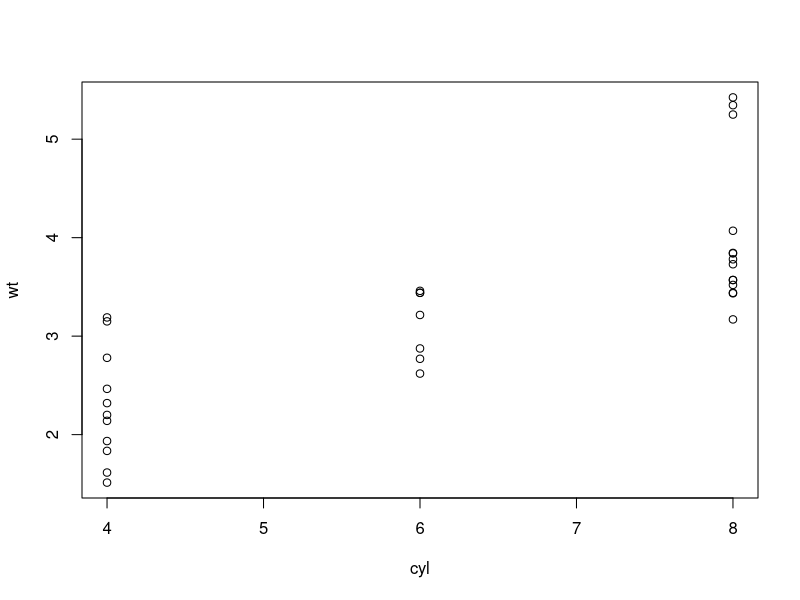
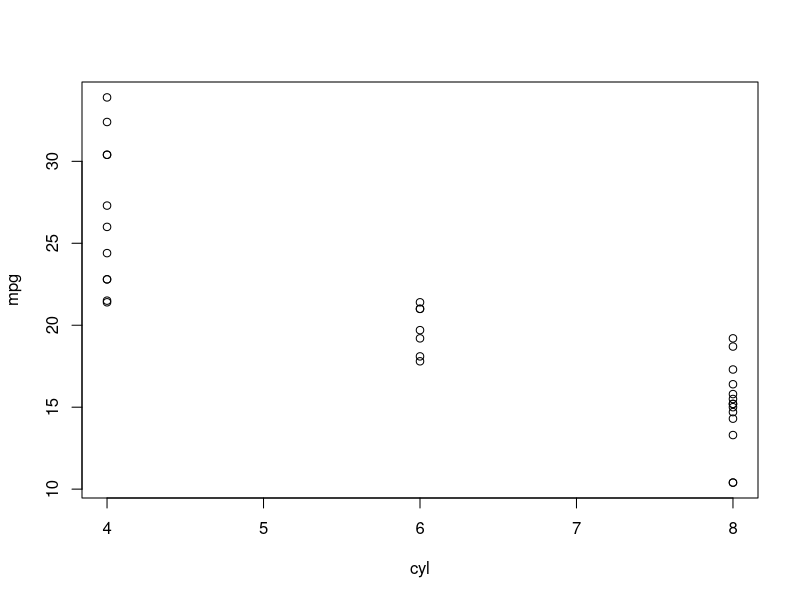
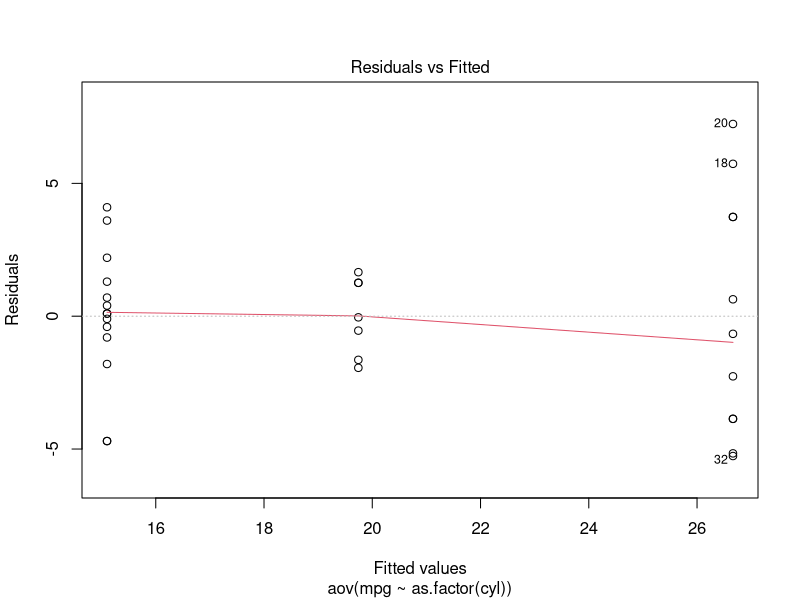
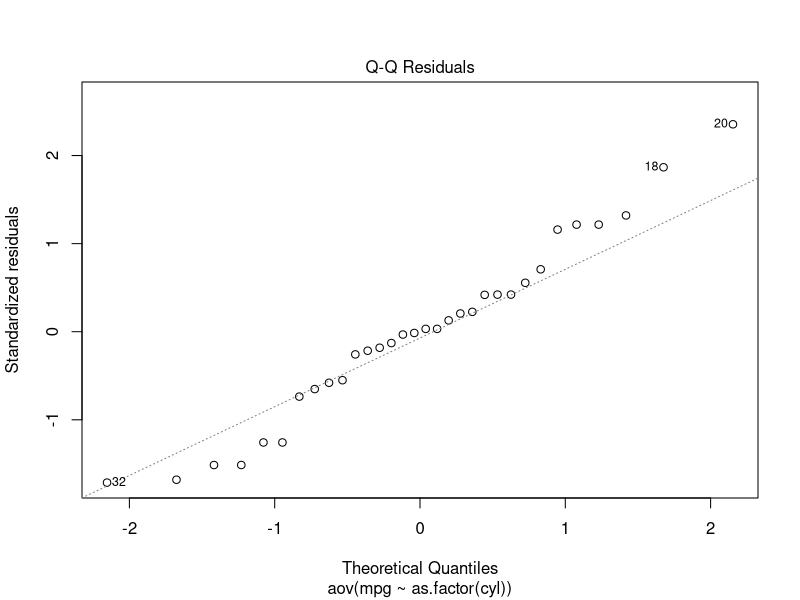
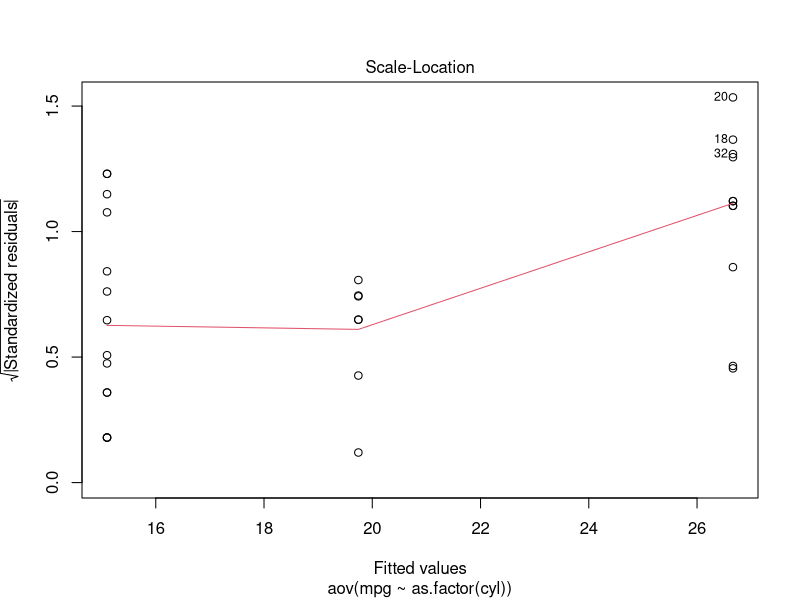
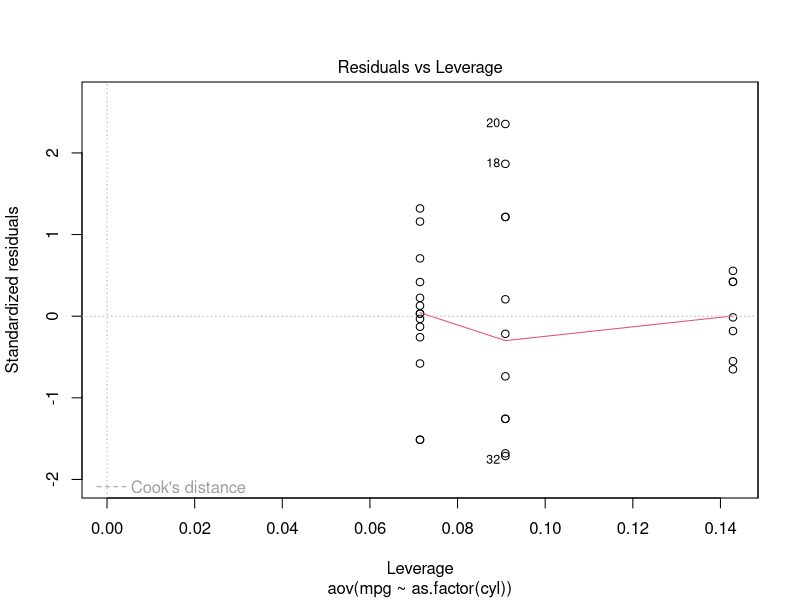
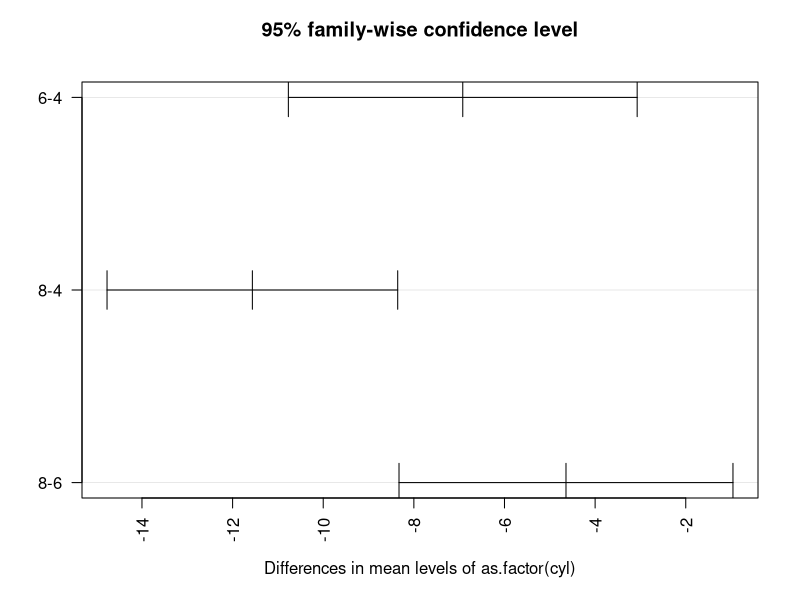
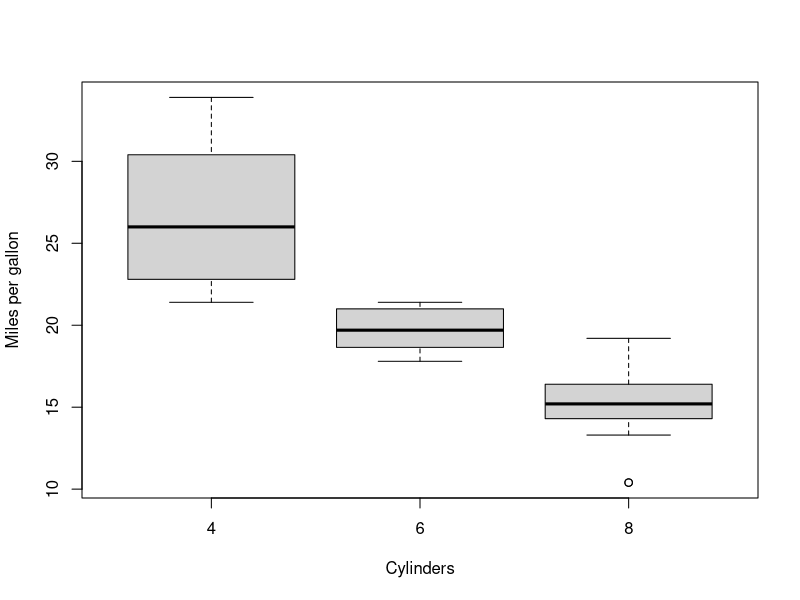

Source code (R) for these figures, in order:
# anova
# data = mtcars
data(mtcars)
attach(mtcars)

?mtcars
plot(wt ~ cyl)
plot(mpg ~ cyl)

av <- aov(mpg ~ as.factor(cyl))
summary(av)

# baskball, typing
Time <- c("Morning", "Morning", "Night", "Night", "Morning", "Morning", "Night", "Night", "Morning", "Morning", "Night", "Night", "Morning", "Morning", "Night", "Night")
Shoes <- c("Others", "Others", "Others", "Others", "Favorite", "Favorite", "Favorite", "Favorite", "Others", "Others", "Others", "Others", "Favorite", "Favorite", "Favorite", "Favorite")
Made <- c(25, 26, 27, 27, 32, 22, 30, 34, 35, 34, 33, 30, 33, 37, 36, 38)

baskball <- cbind(Time, Shoes, Made)
baskball

int <- aov(Made ~ Time*Shoes)
summary(int)

noint <- aov(Made ~ Time + Shoes)
summary(noint)

tapply(Made, Time, mean)
tapply(Made, Shoes, mean)

# diagnostic plots
plot(av)

# multiple comparison
# TukeyHSD : Tukey's honestly significant differences
(mc <- TukeyHSD(av))

plot(mc, las = "2")

# boxplot
boxplot(mpg ~ cyl, xlab = "Cylinders", ylab = "Miles per gallon")

# interaction.plot
gear <- factor(gear)
cyl <- factor(cyl)
interaction.plot(cyl, gear, mpg, type = "b", col = c(1:3), pch = c(1:3), legend = TRUE)

# plotmeans
# package = gplots
install.packages("gplots")
library(gplots)
plotmeans(mpg ~ cyl) 
